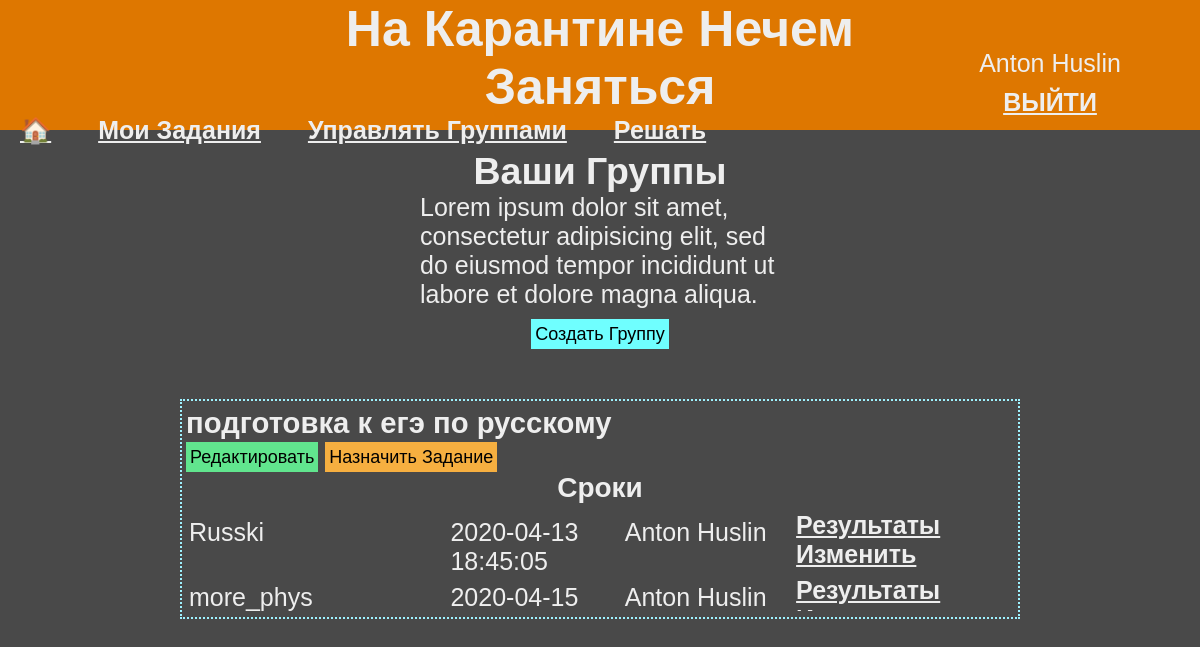
/usergroups (signed in), run on the app's committed database.
### data/user.py (models this page shows, shortened)
class User(UserMixin, SerializerMixin, SqlAlchemyBase):
    __tablename__ = "users"
    id = sa.Column(sa.Integer,
                   primary_key=True,
                   autoincrement=True)
    name = sa.Column(sa.String)
    surname = sa.Column(sa.String)
    email = sa.Column(sa.String,
                      index=True,
                      unique=True)
    about = sa.Column(sa.String, nullable=True)
    hashed_password = sa.Column(sa.String)
    tasks = sa.orm.relationship("Task",
                                backref="user",
                                lazy="subquery")
    solutions = sa.orm.relationship("Solution",
                                    backref="student",
                                    lazy="subquery")
    deadlines = sa.orm.relationship("Deadline",
                                    backref="user",
                                    lazy="subquery")
    @property
    def full_name(self):
        return " ".join([self.name, self.surname])

### data/group.py (models this page shows)
class Group(SqlAlchemyBase, SerializerMixin):
    __tablename__ = "groups"
    id = sa.Column(sa.Integer,
                   primary_key=True,
                   autoincrement=True)
    name = sa.Column(sa.String, default="Группа Без Названия")
    deadlines = sa.orm.relationship("Deadline",
                                    backref="group",
                                    lazy="subquery")
    teachers = sa.orm.relationship("User",
                                   secondary="teachers_to_groups",
                                   backref="teacher_groups",
                                   lazy="subquery")
    students = sa.orm.relationship("User",
                                   secondary="students_to_groups",
                                   backref="student_groups",
                                   lazy="subquery")
    def get_related_attrs(self):
        return ("deadlines", "teachers", "students")
    def get_non_related_attrs(self):
        return ("id", "name")

### data/deadline.py (models this page shows)
class Deadline(SqlAlchemyBase, SerializerMixin):
    __tablename__ = "deadlines"
    id = sa.Column(sa.Integer,
                   primary_key=True,
                   autoincrement=True)
    name = sa.Column(sa.String)
    time = sa.Column(sa.DateTime)
    user_id = sa.Column(sa.Integer, sa.ForeignKey("users.id"))
    group_id = sa.Column(sa.Integer, sa.ForeignKey("groups.id"))
    tasks = sa.orm.relationship("Task",
                                backref="deadlines",
                                secondary="deadlines_to_tasks")
    solutions = sa.orm.relationship("Solution",
                                    backref="task",
                                    lazy="dynamic")
    def get_non_related_attrs(self):
        return ("id", "name", "time", "group_id", "user_id")
    def get_related_attrs(self):
        return ("tasks", )

### main.py (the view)
@app.route("/usergroups", methods=["GET"])
def user_groups():
    groups = manage_sql.get_related_objects(current_user, "teacher_groups")
    sql = db.create_session()
    for g in groups:
        dl_ids = g['deadlines'].copy()
        g["deadlines"] = []
        for did in dl_ids:
            manage_sql.get_one_instance(db.Deadline, did)
            dl = sql.query(db.Deadline).get(did)
            dl_data = dl.to_dict(only=("id", "name", "time", "user_id"))
            dl_data["user"] = dl.user.full_name
            g["deadlines"].append(dl_data)
    return render_template("usergroups.html", groups=groups)

### api/manage_sql.py (called while the page is built)
def get_related_ids(obj, attr):
    if hasattr(obj, attr):
        return [item.id for item in getattr(obj, attr)]

def get_related_objects(obj, attr):
    if hasattr(obj, attr):
        return list(map(get_object_data, getattr(obj, attr)))

def get_one_instance(cls, id):
    sql = db.create_session()
    object = sql.query(cls).get(id)
    data = get_object_data(object)
    sql.close()
    return data

def get_object_data(obj):
    non_related_fields = obj.to_dict(only=obj.get_non_related_attrs())
    if obj.get_related_attrs():
        related_fields = {rel: get_related_ids(obj, rel)
                          for rel in obj.get_related_attrs()}
    else:
        related_fields = dict()
    data = {**non_related_fields, **related_fields}  # их сумма
    return data

### data/db_session.py (called while the page is built)
def create_session() -> Session:
    global __factory
    return __factory()

### main.py (called while the page is built)
@login_manager.user_loader
def load_user(user_id):
    sql = db.create_session()
    return sql.query(db.User).get(user_id)

### templates/usergroups.html (shortened to what this page needs)
{% extends "j2/base.j2" %}
{% block head %}
<link rel="stylesheet" type="text/css" href="/static/css/taskNgroup.css">
<link rel="stylesheet" type="text/css" href="/static/css/usergroups.css">
{% endblock %}
{% block body_content %}
	<div class="container">
		<div class="beginPage">
			<h2>Ваши Группы</h2>
			<p class="help">Lorem ipsum dolor sit amet, consectetur adipisicing elit, sed do eiusmod
			tempor incididunt ut labore et dolore magna aliqua.</p>
			<button class="itemBtn" onclick="location.href='/newgroup'">Создать Группу</button>
		</div>
	</div>
	<div class="container">
		{% if groups is not none %}
			{% for g in groups %}
				<div class="item">
					<h3>{{ g["name"] }}</h3>
					<div>
						<button class="itemBtn" style="background-color: #61e58e" onclick="location.href='/group/{{ g['id'] }}'">Редактировать</button>
						<button class="itemBtn" style="background-color: #f6af40" onclick="location.href='/newDeadline/{{ g['id'] }}'">Назначить Задание</button>
					</div>
					<div class="container">
						<label class="itemTitle">Сроки</label>
						<div class="scrollBox">
							{% for dl in g["deadlines"] %}
								<div class="existField">
									<label class="current">{{ dl['name'] }}</label>
									<label class="current">{{ dl['time'] }}</label>
									<label class="current">{{ dl['user'] }}</label>
									{% if dl['user_id'] == current_user.id %}
										<div class="checkcont">
											<a href="/deadlineSolutions/{{ dl['id'] }}">Результаты</a>
											<a href="/deadline/{{ dl['id'] }}">Изменить</a>
										</div>
									{% endif %}
								</div>
							{% endfor %}
						</div>
					</div>
				</div>
			{% endfor %}
		{% else %}
			<h5 class="listEmpty">Групп нет</h5>
		{% endif %}
	</div>
{% endblock %}

### templates/j2/base.j2 (shortened to what this page needs)
<!DOCTYPE html>
<html lang="en" dir="ltr">
<head>
    <link rel="stylesheet" type="text/css" href="/static/css/master.css">
    {% block head %}{% endblock %}
</head>
<body>
    <header id="base_header">
        <h1 id="headline">На Карантине Нечем Заняться</h1>
        {% if current_user.is_authenticated %}
            <nav id="session">
                    <p id="username">{{ current_user.full_name }}</p>
                    <a id="logout" href="/logout">ВЫЙТИ</a>
            </nav>
            <nav id="links">
                <a href="/">🏠</a>
                <a href="/usertasks">Мои Задания</a>
                <a href="/usergroups">Управлять Группами</a>
                <a href="/solve">Решать</a>
            </nav>
        {% endif %}
    </header>
    {% block body_content %}{% endblock %}
</body>
</html>

### static/css/master.css (style rules this page uses)
* { margin: 0; padding: 0; box-sizing: border-box; }
body { background-color: #494949; font-family: sans-serif; color: #eeeeee; font-size: 25px; margin-bottom: 40vh }
a { color: inherit; font-weight: bold; }
.container { display: flex; flex-direction: column; align-items: center; width: 100%; }
#base_header { height: 130px; margin-bottom: 20px; background-color: #de7700; display: grid; grid-template-columns: 1fr 2fr 1fr; grid-template-rows: 2fr 1fr; grid-template-areas: ". headline session" "links links session"; }
#headline { grid-area: headline; text-align: center; }
#session { grid-area: session; display: flex; flex-direction: column; align-items: center; justify-content: center; }
#username { padding-bottom: 10px; }
#links { grid-area: links; padding-bottom: 20px; }
#links a { margin: 0 20px; }
.scrollBox { overflow: auto; height: 100px; width: 100%; margin-top: 7px; }

### static/css/taskNgroup.css (style rules this page uses)
.item { display: flex; flex-direction: column; align-items: flex-start; width: 65%; margin-bottom: 20px; border: 2px dotted #9ef2ff; padding: 6px 4px; }
.itemBtn { border: 0; height: 30px; padding: 5px 4px; font-style: bold; font-size: 18px; }
.beginPage { width: 30%; margin-bottom: 50px; display: flex; flex-direction: column; align-items: center; }
.beginPage button { background-color: #6fffff; margin-top: 10px; }
.itemTitle { font-weight: bold; font-size: 28px; }
.current { margin-top: 7px; }
.existField { width: 100%; display: grid; grid-template-columns: 1fr 1fr 3fr 1fr; }
.existField label { margin-left: 3px; }
.checkcont { display: inline-block; margin: 0 auto; }

### static/css/usergroups.css (style rules this page uses)
.existField { grid-template-columns: 6fr 4fr 4fr 5fr }
.item { width: 70%; }

### data on the page
User: full_name "Anton Huslin"
Group: name "подготовка к егэ по русскому"
Deadline: name "Russki", time "2020-04-13 18:45:05", user "Anton Huslin"
Deadline: name "more_phys", time "2020-04-15…", user "Anton Huslin"
